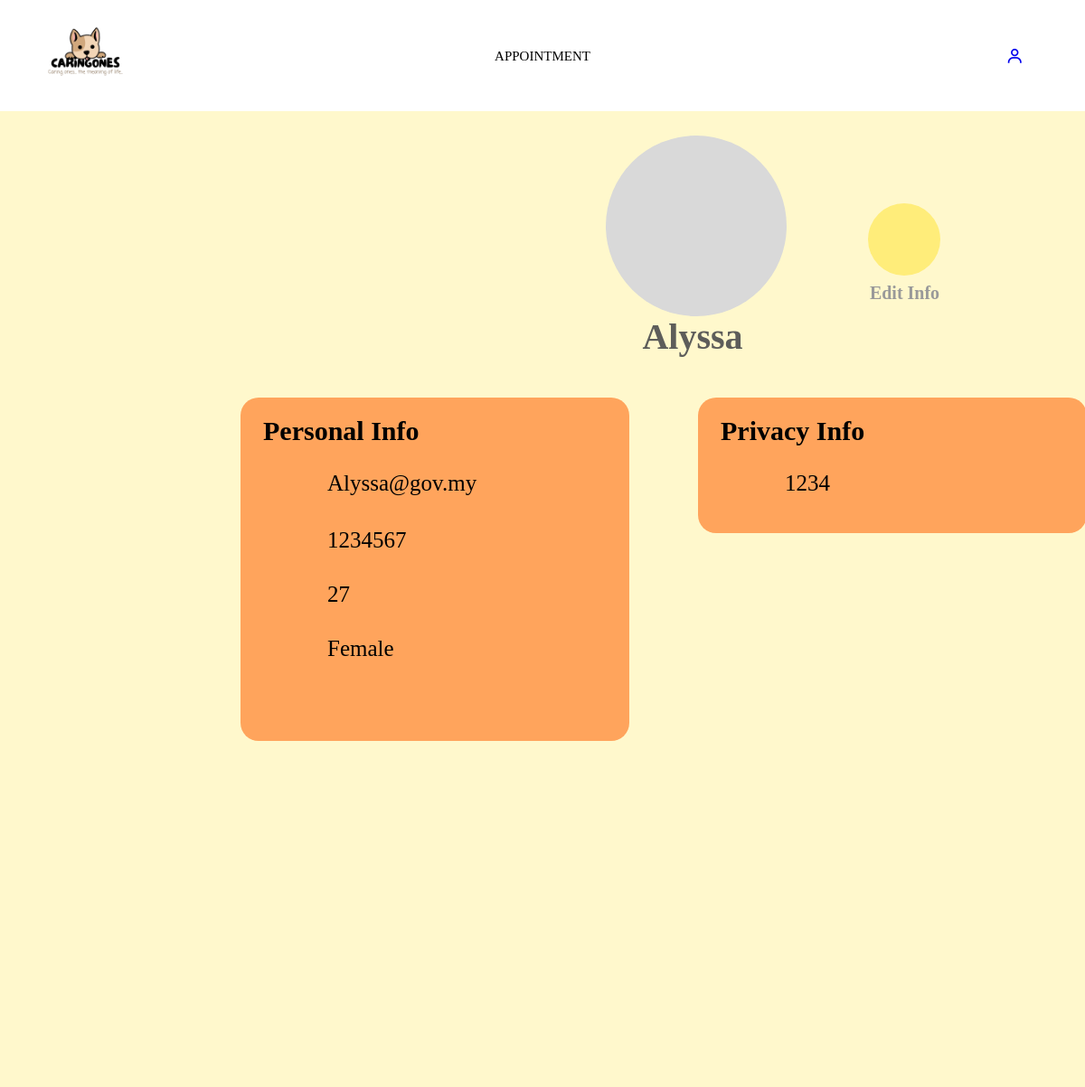
The page /viewDoctor.php (signed in) on the database its author committed.
### tables this page shows
CREATE TABLE IF NOT EXISTS `doctor` (
  `docEmail` varchar(255) NOT NULL,
  `docName` varchar(255) NOT NULL,
  `docIC` varchar(255) NOT NULL,
  `docAge` varchar(255) NOT NULL,
  `docGender` varchar(255) NOT NULL,
  `docHP` varchar(255) NOT NULL,
  `docPassword` varchar(255) NOT NULL,
  PRIMARY KEY (`docEmail`)
);

### viewDoctor.php (the view, shortened to what this page needs)
<?php
    if(isset($_SESSION['email'])){
    require_once("doctorHeader.php");
    }else{
        require_once('b4header.php');
    }
?>
<!DOCTYPE html>
<html lang="en">
<head>
        <link rel="stylesheet" href="viewDoctor.css">
        <link href='https://unpkg.com/boxicons@2.1.4/css/boxicons.min.css' rel='stylesheet'>
    <link href="viewDoctor.css" rel="stylesheet">
</head>
<body>
    <div class="banner">
        <div class="logout">
                <box-icon name='log-out' animation='tada-hover' size='lg' title="Log out" onclick="openPopup()"></box-icon>
            </div>
        <form action="editDoctor.php" method="post">
            <?php
            include("conn.php");
            $docEmail = $_SESSION["email"];
            $sql = "SELECT * FROM doctor WHERE docEmail = '$docEmail'";
            $result = mysqli_query($con, $sql);
            ?>
            <div class="userProfile">
                <div class="ellipse">
                    <?php
                        while ($row = mysqli_fetch_array($result)) {
                    ?>
                    <?php
                        echo '<h2>' . $row['docName'] . '</h2>';
                    ?>
                </div>
            </div>
            <a href = "editDoctor.php">
                <div class="edit-info">
                    <div class="ellipse">
                        <box-icon type='solid' name='edit-alt' size='lg' animation='tada-hover'></box-icon>
                    </div>
                    <p>
                        Edit Info
                    </p>
                </div>
            </a>
            <div id="Doctor Setting">
                <div class="background">
                    <div class="basic-info-rect">
                        <p1>
                            <b>
                                Personal Info
                            </b>
                        </p1>
                        <div class="email">
                                <?php
                                    echo '<p>' . $row['docEmail'] . '</p>';
                                ?>
                        </div>
                        <div class="ic">
                            <box-icon name='id-card' animation='tada-hover' size='md'></box-icon>
                            <?php
                                echo '<p2>' . $row['docIC'] . '</p2>';
                            ?>
                        </div>
                        <div class="age">
                            <box-icon name='child' animation='tada-hover' size='lg'></box-icon>
                            <?php
                                echo '<p3>' . $row['docAge'] . '</p3>';
                            ?>
                        </div>
                        <div class="gender">
                            <box-icon name='male-sign' animation='tada-hover' size='md'></box-icon>
                            <?php
                                echo '<p4>' . $row['docGender'] . '</p4>';
                            ?>
                        </div>
                        <div class="hp">
                            <?php
                                echo '<p5>' . $row['docHP'] . '</p5>';
                            ?>
                        </div>
                    </div>
                    </div>
                    <div class="privacy-info-rect">
                        <box-icon type='solid' name='lock-alt' animation='tada-hover' size='md'></box-icon>
                        <p1>
                            <b>
                                Privacy Info
                            </b>
                        </p1>
                        <?php
                            echo '<p>' . $row['docPassword'] . '</p>';
                            ?>
                    </div>
                </div>
            </div>
            <?php
                }
                ?>
</body>

### header.css (style rules this page uses)
* { margin: 0; padding: 0; }
.userProfile .ellipse { position: absolute; width: 150px; height: 150px; left: 185px; top: 25px; border-radius: 50%; background: #D9D9D9; }
.userProfile h2 { position: absolute; width: 244px; height: 46px; left: -47px; top: 131px; font-family: 'Comic Neue'; font-style: normal; font-weight: 700; font-size: 40px; line-height: 46px; text-align: center; color: #5D5D5A; }
.edit-info .ellipse { position: absolute; width: 65px; height: 65px; left: 364px; top: -1427px; border-radius: 50%; background: #FFED7A; }
.edit-info p { position: absolute; width: 93px; height: 26px; left: 349px; top: -1369px; font-family: 'DM Sans'; font-style: normal; font-weight: 700; font-size: 13px; line-height: 23px; text-align: center; color: #999999; }

### viewDoctor.css (style rules this page uses)
.banner { display: flex; flex-direction: row; align-items: center; padding: 365px 3cm; background: #FFF8CC; }
.logout box-icon { position: absolute; left: 40px; top: 150px; cursor: pointer; }
.userProfile .ellipse { position: absolute; width: 200px; height: 200px; left: 670px; top: 150px; border-radius: 50%; background: #D9D9D9; }
.userProfile h2 { position: absolute; width: 244px; height: 46px; left: -26px; top: 200px; font-family: 'Comic Sans MS'; font-style: normal; font-weight: 700; font-size: 40px; line-height: 46px; text-align: center; color: #5D5D5A; }
.edit-info .ellipse { position: absolute; width: 80px; height: 80px; left: 960px; top: 225px; border-radius: 50%; background: #FFED7A; }
.edit-info .ellipse box-icon { position: absolute; left: 14px; top: 16px; cursor: pointer; }
.edit-info p { position: absolute; width: 93px; height: 26px; left: 954px; top: 313px; font-family: 'Tilt Neon', cursive; font-style: normal; font-weight: 700; font-size: 20px; line-height: 23px; text-align: center; color: #999999; }
.basic-info-rect { position: absolute; width: 430px; height: 380px; left: 266px; top: 440px; background: #FFA45C; border-radius: 20px; }
p1 { position: absolute; width: 200px; height: 24px; left: 25px; top: 25px; font-family: 'Comic Sans MS'; font-style: normal; font-weight: 400; font-size: 30px; line-height: 24px; }
p { position: absolute; width: 262px; height: 99px; left: 96px; top: 77px; font-family: 'Comic Sans MS'; font-style: normal; font-weight: 400; font-size: 25px; line-height: 36px; color: #000000; }
.ic box-icon { position: absolute; left: 15px; top: 140px; }
.age box-icon { position: absolute; left: 8px; top: 193px; }
.gender box-icon { position: absolute; left: 15px; top: 258px; }
p2 { position: absolute; width: 262px; height: 99px; left: 96px; top: 140px; font-family: 'Comic Sans MS'; font-style: normal; font-weight: 400; font-size: 25px; line-height: 36px; color: #000000; }
p3 { position: absolute; width: 262px; height: 99px; left: 96px; top: 200px; font-family: 'Comic Sans MS'; font-style: normal; font-weight: 400; font-size: 25px; line-height: 36px; color: #000000; }
p4 { position: absolute; width: 262px; height: 99px; left: 96px; top: 260px; font-family: 'Comic Sans MS'; font-style: normal; font-weight: 400; font-size: 25px; line-height: 36px; color: #000000; }
p5 { position: absolute; width: 262px; height: 99px; left: 96px; top: 320px; font-family: 'Comic Sans MS'; font-style: normal; font-weight: 400; font-size: 25px; line-height: 36px; color: #000000; }
.privacy-info-rect { position: absolute; left: 772px; top: 440px; position: absolute; width: 430px; height: 150px; background: #FFA45C; border-radius: 20px; }
.privacy-info-rect box-icon { position: absolute; left: 15px; top: 75px; }

### rows shown on the page
doctor: docName "Alyssa", docEmail "Alyssa@gov.my", docIC "1234567", docAge "27", docGender "Female", docPassword "1234"
